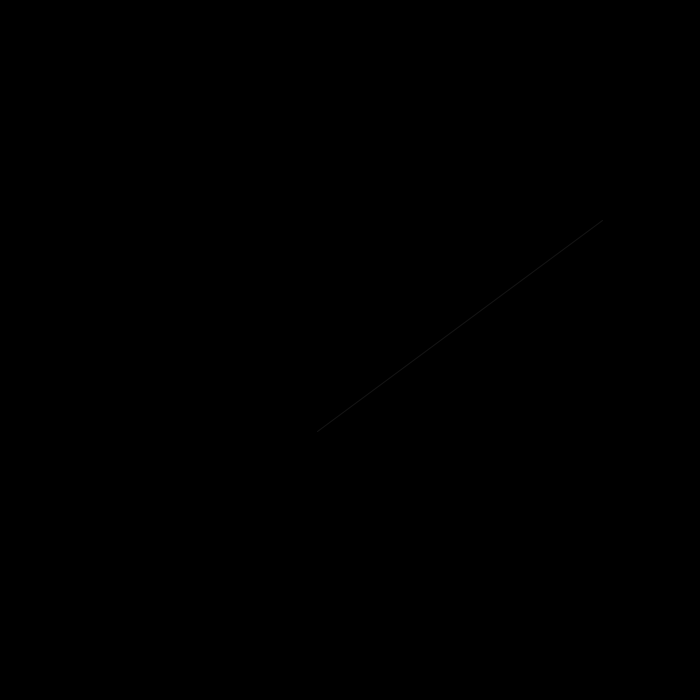
Frame 1 (no input)
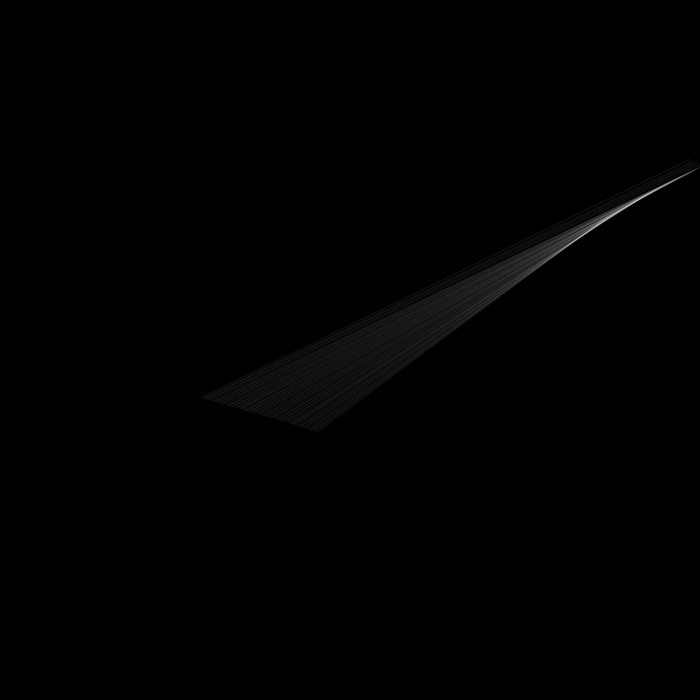
Frame 60 (the mouse pressed at the canvas centre just before this capture)
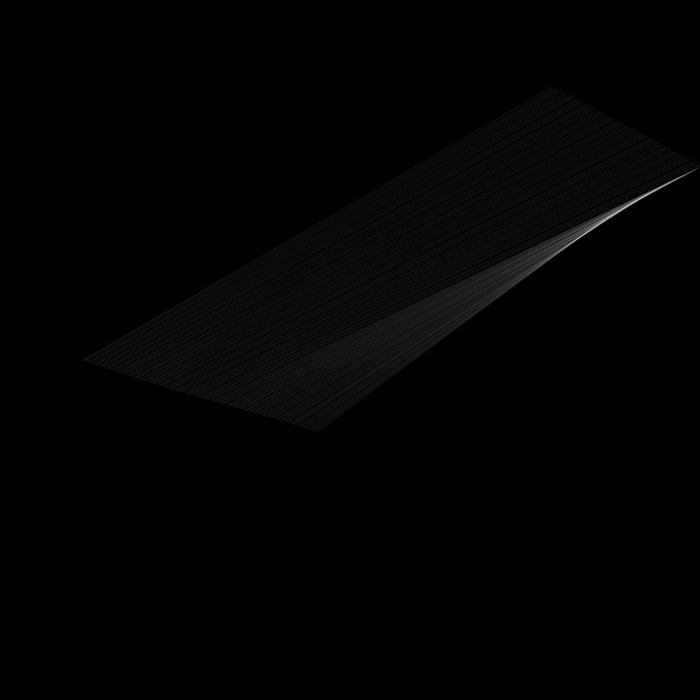
Frame 120 (the mouse held since frame 60 and released just before this capture)

The Processing sketch that drew these frames (run headless with seeded random() and noise(); from frame 60 on, the mouse is pressed at the canvas centre):

// Processing sketch: lines_02_una_linea
// ── lines_02_una_linea.pde
Particle p1;
Particle p2;
Particle p3;
Particle p4;


void setup() {
  size(700, 700);
  smooth();
  p1 = new Particle();
  p2 = new Particle();
  p4 = new Particle();
  p3 = new Particle();


  background(0);
  noFill();
}

void draw() {

  p1.update();
  p2.update();
  p3.update();
  p4.update();

  stroke(255, 20);
  line(p1.position.x, p1.position.y, p2.position.x, p2.position.y);
  
  stroke(0, 15);
  line(p3.position.x, p3.position.y, p4.position.x, p4.position.y);
  //ellipse(p1.position.x, p1.position.y, 10, 10);
  //ellipse(p2.position.x, p2.position.y, 10, 10);
}

// ── Particle.pde
// The Nature of Code
// Daniel Shiffman
// http://natureofcode.com

// Simple Particle System

// A simple Particle class

class Particle {
  PVector position;
  PVector velocity;
  PVector acceleration;
  float lifespan;
  float L;
  float angle;
  color c;
  float da;

  Particle() {
    init();
  }

  void init() {
    acceleration = new PVector(random(-0.01, 0.01), random(-0.01, 0.01));
    velocity = new PVector(random(-2, 2), random(-2, 2));
    position = new PVector(random(width), random(height));
    lifespan = 255.0;
    L = random(10, 70);
    float r = random(1);

    if (r < 0.8) {
      c = color(255, 80);
    } else if (r < 0.95) {
      c = color(0);
    } else {
      //colorMode(HSB);
      c = color(255, 0, 0, 100);
      //colorMode(RGB);
    }

    //c = color(0, 80);
    //c = color(random(100, 255), random(100, 255), random(100, 255));
    da = random(0.01, 0.05);
  }


  void run() {
    update();
    display();
  }

  // Method to update position
  void update() {
    //angle += da;
    acceleration = new PVector(random(-0.01, 0.01), random(-0.01, 0.01));
    velocity.add(acceleration);
    collision();
    position.add(velocity);
    //lifespan -= 2.0;
  }

  // Method to display
  void displayGood() {
    PVector p = new PVector(0, 0);
    p.x = L*cos(angle)+position.x;
    p.y = L*sin(angle)+position.y;
    stroke(c, 100);
    //ellipse(position.x, position.y, 12, 12);
    line(position.x, position.y, p.x, p.y);
  }
  
  void display() {

    //line(position.x, position.y, p.x, p.y);
  }
  
  void collision(){
    if(position.x < 0 || position.x > width){
      velocity.x *= -1;
      velocity.setMag(random(1, 3));
    }
    if(position.y < 0 || position.y > height){
      velocity.y *= -1;
      velocity.setMag(random(1,3));
    }
    
  }

  // Is the particle still useful?
  boolean isDead() {
    if (position.y < 0.0 || position.y > height || position.x > width || position.x < 0) {
      return true;
    } else {
      return false;
    }
  }
}
